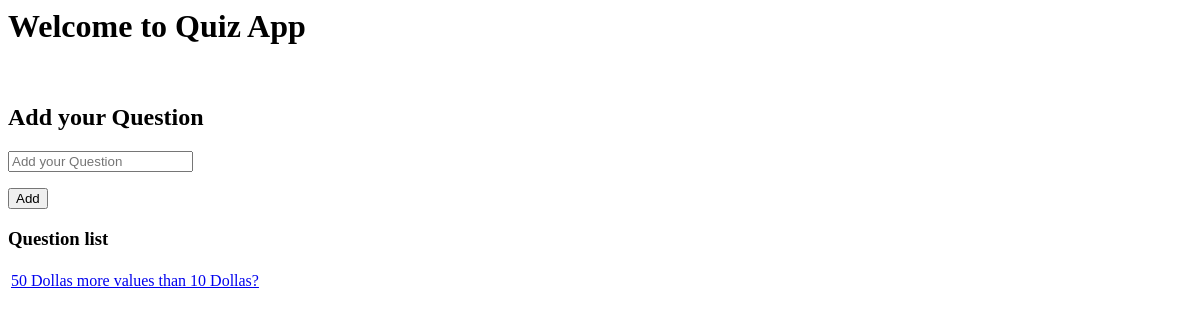
The app's page /, older data.
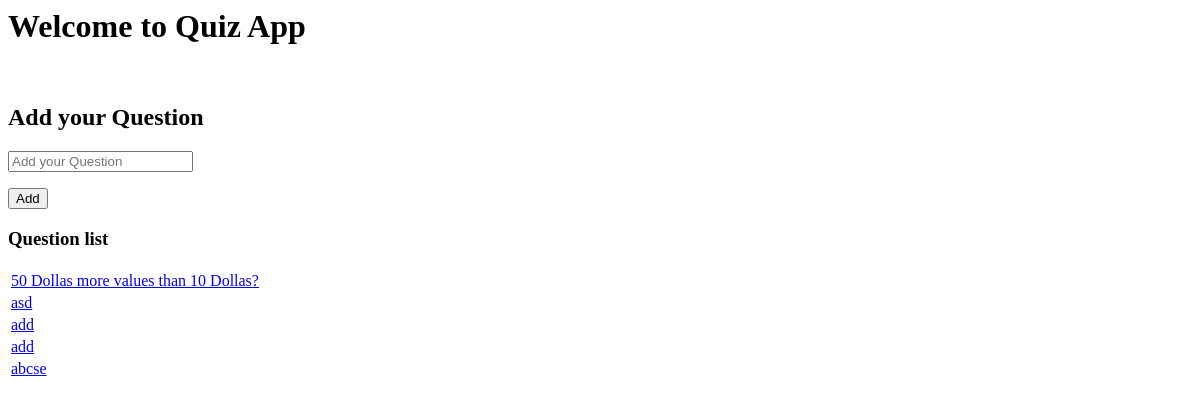
The same page, newer data.
### quiz/models.py (models this page shows)
class Question(models.Model):
    question_text = models.CharField(max_length=200)
    pub_date = models.DateTimeField('date published', auto_now_add=True)
    def __str__(self):
        return self.question_text

### quiz/views.py (the view)
# urls.py: path('', views.home_page, name='home'),
def home_page(request):
    question = Question.objects.all()
    return render(request,'quiz/home.html', {'question': question})

### quiz/templates/quiz/home.html (shortened to what this page needs)
<html>
    <head>
    </head>
    <body>
        <h1>Welcome to Quiz App</h1>
        <br>
        <h2>Add your Question</h2>
        <form method="POST" id="add_q" action="/add_question">
            <input name="q_in" id="new_question" placeholder="Add your Question" />
        </form>
        <button type="submit" form="add_q" value="Submit">Add</button>
        <h3>Question list</h3>
        <table id="q_table">
            {% for question_text in question %}
                <tr><td><a href="{% url 'quiz:detail' question_text.id %}" id="question_number {{ forloop.counter }}">{{ question_text }}</a></td></tr>
            {% endfor %}
        </table>
    </body>
</html>

Row changes from the older to the newer data that the page shows:
added Question: question_text "asd"
added Question: question_text "add"
added Question: question_text "add"
added Question: question_text "abcse"
